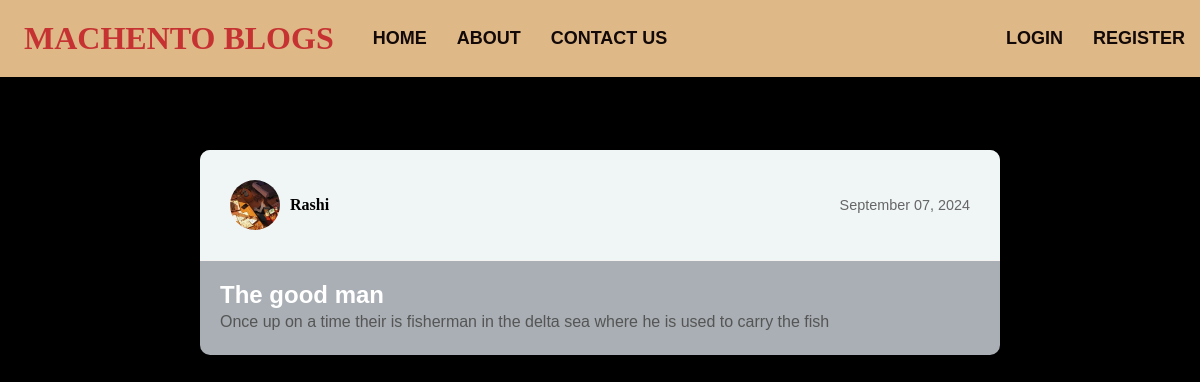
Screenshot of /post/3/ with the database file from the repository.
### blog/models.py (models this page shows, shortened)
class post(models.Model):
    title = models.CharField(max_length=100)
    content = models.TextField()
    date_posted = models.DateTimeField(default = timezone.now)
    author = models.ForeignKey(User, on_delete = models.CASCADE)

### user/models.py (models this page shows, shortened)
class Profile(models.Model):
    user = models.OneToOneField(User, on_delete=models.CASCADE)
    image = models.ImageField(default='default.jpg', upload_to='profile_pics')

### blog/views.py (the view)
# urls.py: path('post/<int:pk>/', PostDetailView.as_view(), name='post-detail'),
class PostDetailView(DetailView):
    model = post

### blog/templates/blog/post_detail.html (shortened to what this page needs)
{% extends "blog/base.html" %}
{% block content %}
    <div class = "blog-post">
      <div class = "post-header">
        <div class = "user-info">
          <img src = "{{ object.author.profile.image.url }}" alt = "User Image" class = "user-image">
          <span class = "user-name"><b>{{ object.author }}</b></span>
        </div>
        <div class = "post-date">
          <p>{{ object.date_posted|date:"F d, Y" }}</p>
        </div>
      </div>
      <div class = "post-content">
        <h2>{{ object.title }}</h2>
        <p>{{ object.content }}</p>
      </div>
    </div>
{% endblock content %}

### blog/static/blog/main.css (style rules this page uses)
* { padding: 0; margin: 0; box-sizing: border-box; }
body { font-family: 'Franklin Gothic Medium', 'Arial Narrow', Arial, sans-serif; background-color: black; }

### blog/templates/blog/post_detail.html (style rules this page uses)
.blog-post { background-color: rgba(240, 248, 255, 0.705); border-radius: 10px; box-shadow: 0 4px 8px rgba(0, 0, 0, 0.1); overflow: hidden; margin: 50px auto; max-width: 800px; }
.post-header { display: flex; justify-content: space-between; align-items: center; padding: 30px; background-color: rgb(240, 245, 245); border-bottom: 1px solid #f5f2f2; }
.user-info { display: flex; align-items: center; }
.user-image { border-radius: 50%; width: 50px; height: 50px; object-fit: cover; margin-right: 10px; }
.user-name { font-family:Cambria, Cochin, Georgia, Times, 'Times New Roman', serif; font-weight: bold; color:black; text-transform: capitalize; }
.post-date p { font-size: 0.9em; color: #666; margin: 0; }
.post-content { padding: 20px; }
.post-content p { color: #555; line-height: 1.6; }

### rows the page displays
post: author.profile.image (picture), author "Rashi", date_posted "September 07, 2024", title "The good man", content "Once up on a time their is fisherman in the delta sea where he is used to carry the fish"
